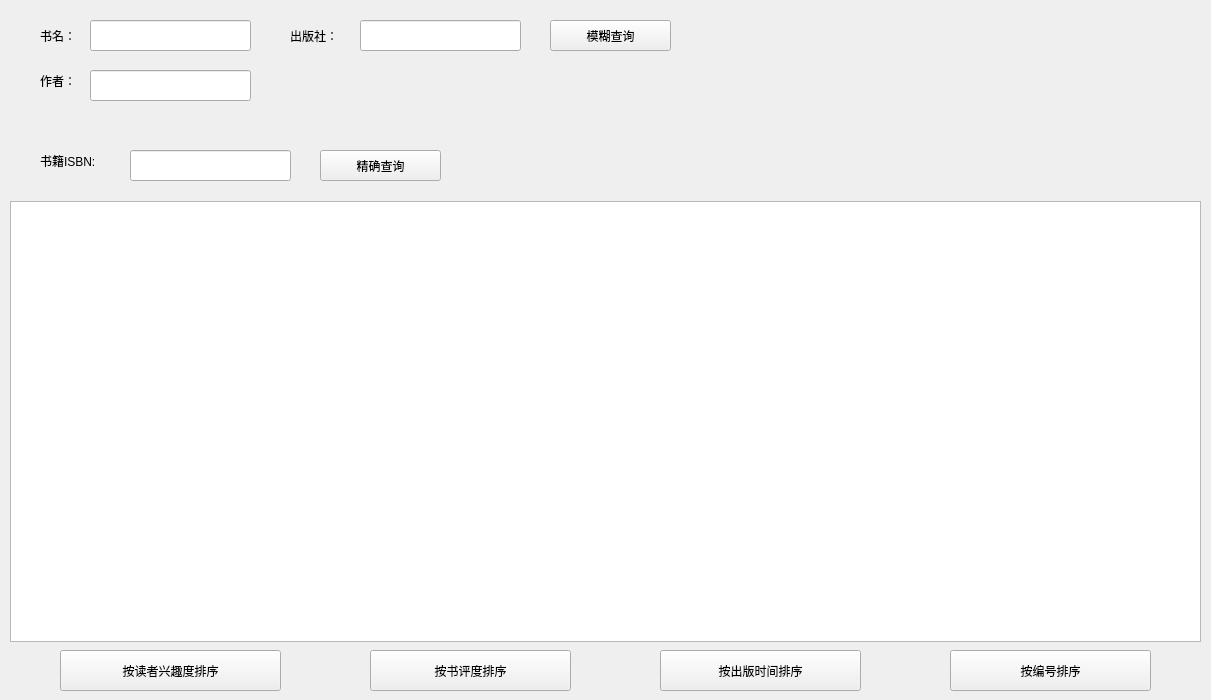
<?xml version="1.0" encoding="UTF-8"?>
<ui version="4.0">
 <class>querybk</class>
 <widget class="QWidget" name="querybk">
  <property name="geometry">
   <rect>
    <x>0</x>
    <y>0</y>
    <width>1211</width>
    <height>700</height>
   </rect>
  </property>
  <property name="sizePolicy">
   <sizepolicy hsizetype="Preferred" vsizetype="Preferred">
    <horstretch>0</horstretch>
    <verstretch>0</verstretch>
   </sizepolicy>
  </property>
  <property name="windowTitle">
   <string>querybk</string>
  </property>
  <widget class="QPushButton" name="btn4_starorder">
   <property name="geometry">
    <rect>
     <x>370</x>
     <y>650</y>
     <width>201</width>
     <height>41</height>
    </rect>
   </property>
   <property name="text">
    <string>按书评度排序</string>
   </property>
  </widget>
  <widget class="QPushButton" name="btn3_intereorder">
   <property name="geometry">
    <rect>
     <x>60</x>
     <y>650</y>
     <width>221</width>
     <height>41</height>
    </rect>
   </property>
   <property name="text">
    <string>按读者兴趣度排序</string>
   </property>
  </widget>
  <widget class="QLabel" name="label_4">
   <property name="geometry">
    <rect>
     <x>40</x>
     <y>140</y>
     <width>131</width>
     <height>41</height>
    </rect>
   </property>
   <property name="text">
    <string>书籍ISBN:</string>
   </property>
  </widget>
  <widget class="QLineEdit" name="lineEdit">
   <property name="geometry">
    <rect>
     <x>90</x>
     <y>20</y>
     <width>161</width>
     <height>31</height>
    </rect>
   </property>
  </widget>
  <widget class="QPushButton" name="btn5_timeorder">
   <property name="geometry">
    <rect>
     <x>660</x>
     <y>650</y>
     <width>201</width>
     <height>41</height>
    </rect>
   </property>
   <property name="text">
    <string>按出版时间排序</string>
   </property>
  </widget>
  <widget class="QLabel" name="label">
   <property name="geometry">
    <rect>
     <x>40</x>
     <y>20</y>
     <width>71</width>
     <height>31</height>
    </rect>
   </property>
   <property name="text">
    <string>书名：</string>
   </property>
  </widget>
  <widget class="QLabel" name="label_3">
   <property name="geometry">
    <rect>
     <x>40</x>
     <y>60</y>
     <width>71</width>
     <height>41</height>
    </rect>
   </property>
   <property name="text">
    <string>作者：</string>
   </property>
  </widget>
  <widget class="QLineEdit" name="lineEdit_2">
   <property name="geometry">
    <rect>
     <x>360</x>
     <y>20</y>
     <width>161</width>
     <height>31</height>
    </rect>
   </property>
  </widget>
  <widget class="QLineEdit" name="lineEdit_4">
   <property name="geometry">
    <rect>
     <x>130</x>
     <y>150</y>
     <width>161</width>
     <height>31</height>
    </rect>
   </property>
  </widget>
  <widget class="QPushButton" name="btnt2_preciseq">
   <property name="geometry">
    <rect>
     <x>320</x>
     <y>150</y>
     <width>121</width>
     <height>31</height>
    </rect>
   </property>
   <property name="text">
    <string>精确查询</string>
   </property>
  </widget>
  <widget class="QLabel" name="label_2">
   <property name="geometry">
    <rect>
     <x>290</x>
     <y>20</y>
     <width>91</width>
     <height>31</height>
    </rect>
   </property>
   <property name="text">
    <string>出版社：</string>
   </property>
  </widget>
  <widget class="QLineEdit" name="lineEdit_3">
   <property name="geometry">
    <rect>
     <x>90</x>
     <y>70</y>
     <width>161</width>
     <height>31</height>
    </rect>
   </property>
  </widget>
  <widget class="QPushButton" name="btn1_vagueq">
   <property name="geometry">
    <rect>
     <x>550</x>
     <y>20</y>
     <width>121</width>
     <height>31</height>
    </rect>
   </property>
   <property name="text">
    <string>模糊查询</string>
   </property>
  </widget>
  <widget class="QTableWidget" name="tableWidget">
   <property name="geometry">
    <rect>
     <x>10</x>
     <y>201</y>
     <width>1191</width>
     <height>441</height>
    </rect>
   </property>
   <attribute name="horizontalHeaderCascadingSectionResizes">
    <bool>true</bool>
   </attribute>
   <attribute name="verticalHeaderCascadingSectionResizes">
    <bool>true</bool>
   </attribute>
  </widget>
  <widget class="QPushButton" name="btn6_defalt">
   <property name="geometry">
    <rect>
     <x>950</x>
     <y>650</y>
     <width>201</width>
     <height>41</height>
    </rect>
   </property>
   <property name="text">
    <string>按编号排序</string>
   </property>
  </widget>
 </widget>
 <layoutdefault spacing="6" margin="11"/>
 <resources/>
 <connections>
  <connection>
   <sender>btn4_starorder</sender>
   <signal>clicked()</signal>
   <receiver>querybk</receiver>
   <slot>ScoreRank()</slot>
   <hints>
    <hint type="sourcelabel">
     <x>469</x>
     <y>516</y>
    </hint>
    <hint type="destinationlabel">
     <x>507</x>
     <y>520</y>
    </hint>
   </hints>
  </connection>
  <connection>
   <sender>btn3_intereorder</sender>
   <signal>clicked()</signal>
   <receiver>querybk</receiver>
   <slot>TimesRank()</slot>
   <hints>
    <hint type="sourcelabel">
     <x>208</x>
     <y>516</y>
    </hint>
    <hint type="destinationlabel">
     <x>267</x>
     <y>521</y>
    </hint>
   </hints>
  </connection>
  <connection>
   <sender>btn5_timeorder</sender>
   <signal>clicked()</signal>
   <receiver>querybk</receiver>
   <slot>DateRank()</slot>
   <hints>
    <hint type="sourcelabel">
     <x>722</x>
     <y>511</y>
    </hint>
    <hint type="destinationlabel">
     <x>754</x>
     <y>520</y>
    </hint>
   </hints>
  </connection>
  <connection>
   <sender>btn6_defalt</sender>
   <signal>clicked()</signal>
   <receiver>querybk</receiver>
   <slot>DefaltRank()</slot>
   <hints>
    <hint type="sourcelabel">
     <x>968</x>
     <y>516</y>
    </hint>
    <hint type="destinationlabel">
     <x>1018</x>
     <y>523</y>
    </hint>
   </hints>
  </connection>
  <connection>
   <sender>btn1_vagueq</sender>
   <signal>clicked()</signal>
   <receiver>querybk</receiver>
   <slot>VagueQ()</slot>
   <hints>
    <hint type="sourcelabel">
     <x>648</x>
     <y>38</y>
    </hint>
    <hint type="destinationlabel">
     <x>682</x>
     <y>37</y>
    </hint>
   </hints>
  </connection>
  <connection>
   <sender>btnt2_preciseq</sender>
   <signal>clicked()</signal>
   <receiver>querybk</receiver>
   <slot>PreciseQ()</slot>
   <hints>
    <hint type="sourcelabel">
     <x>424</x>
     <y>166</y>
    </hint>
    <hint type="destinationlabel">
     <x>459</x>
     <y>163</y>
    </hint>
   </hints>
  </connection>
 </connections>
 <slots>
  <slot>ScoreRank()</slot>
  <slot>TimesRank()</slot>
  <slot>DateRank()</slot>
  <slot>DefaltRank()</slot>
  <slot>VagueQ()</slot>
  <slot>PreciseQ()</slot>
 </slots>
</ui>
